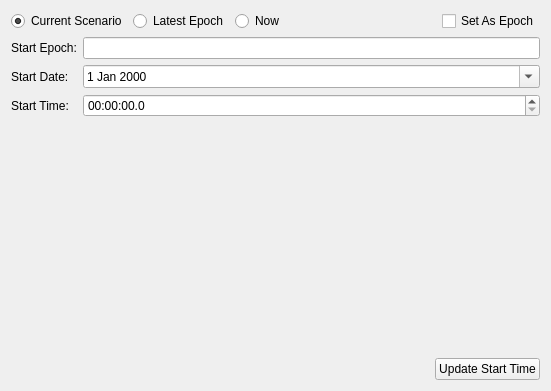
<?xml version="1.0" encoding="UTF-8"?>
<ui version="4.0">
 <class>StartTimeWidget</class>
 <widget class="QWidget" name="StartTimeWidget">
  <property name="windowModality">
   <enum>Qt::NonModal</enum>
  </property>
  <property name="geometry">
   <rect>
    <x>0</x>
    <y>0</y>
    <width>551</width>
    <height>391</height>
   </rect>
  </property>
  <property name="windowTitle">
   <string>Insert Satellites</string>
  </property>
  <layout class="QVBoxLayout" name="verticalLayout">
   <item>
    <layout class="QHBoxLayout" name="horizontalLayout_6">
     <item>
      <widget class="QRadioButton" name="mScenarioRadioButton">
       <property name="text">
        <string>Current Scenario</string>
       </property>
       <property name="checked">
        <bool>true</bool>
       </property>
      </widget>
     </item>
     <item>
      <widget class="QRadioButton" name="mLatestRadioButton">
       <property name="text">
        <string>Latest Epoch</string>
       </property>
      </widget>
     </item>
     <item>
      <widget class="QRadioButton" name="mNowRadioButton">
       <property name="text">
        <string>Now</string>
       </property>
      </widget>
     </item>
     <item>
      <spacer name="horizontalSpacer_6">
       <property name="orientation">
        <enum>Qt::Horizontal</enum>
       </property>
       <property name="sizeHint" stdset="0">
        <size>
         <width>40</width>
         <height>20</height>
        </size>
       </property>
      </spacer>
     </item>
     <item>
      <widget class="QCheckBox" name="mSetAsEpoch">
       <property name="text">
        <string>Set As Epoch</string>
       </property>
      </widget>
     </item>
    </layout>
   </item>
   <item>
    <layout class="QGridLayout" name="gridLayout_2">
     <item row="1" column="0">
      <widget class="QLabel" name="label_3">
       <property name="text">
        <string>Start Date:</string>
       </property>
      </widget>
     </item>
     <item row="0" column="0">
      <widget class="QLabel" name="label_4">
       <property name="text">
        <string>Start Epoch:</string>
       </property>
      </widget>
     </item>
     <item row="1" column="1">
      <widget class="QDateEdit" name="mStartDateEdit">
       <property name="calendarPopup">
        <bool>true</bool>
       </property>
      </widget>
     </item>
     <item row="2" column="1">
      <widget class="QTimeEdit" name="mStartTimeEdit">
       <property name="displayFormat">
        <string>hh:mm:ss.z</string>
       </property>
      </widget>
     </item>
     <item row="2" column="0">
      <widget class="QLabel" name="label_2">
       <property name="text">
        <string>Start Time:</string>
       </property>
      </widget>
     </item>
     <item row="0" column="1">
      <widget class="QLineEdit" name="mStartEpochEdit"/>
     </item>
    </layout>
   </item>
   <item>
    <spacer name="verticalSpacer">
     <property name="orientation">
      <enum>Qt::Vertical</enum>
     </property>
     <property name="sizeHint" stdset="0">
      <size>
       <width>20</width>
       <height>40</height>
      </size>
     </property>
    </spacer>
   </item>
   <item>
    <layout class="QHBoxLayout" name="horizontalLayout_5">
     <item>
      <spacer name="horizontalSpacer_5">
       <property name="orientation">
        <enum>Qt::Horizontal</enum>
       </property>
       <property name="sizeHint" stdset="0">
        <size>
         <width>40</width>
         <height>20</height>
        </size>
       </property>
      </spacer>
     </item>
     <item>
      <widget class="QPushButton" name="mUpdateStartTimeButton">
       <property name="text">
        <string>Update Start Time</string>
       </property>
      </widget>
     </item>
    </layout>
   </item>
  </layout>
 </widget>
 <resources/>
 <connections/>
</ui>
